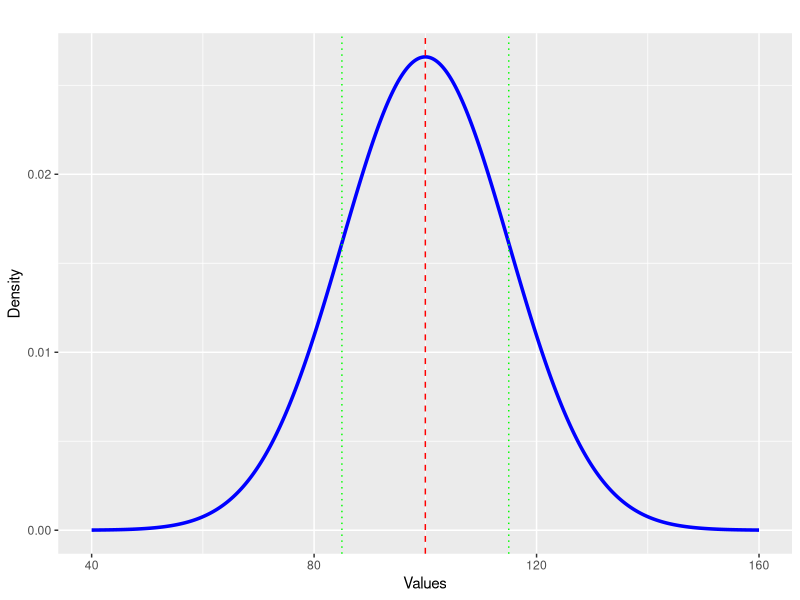
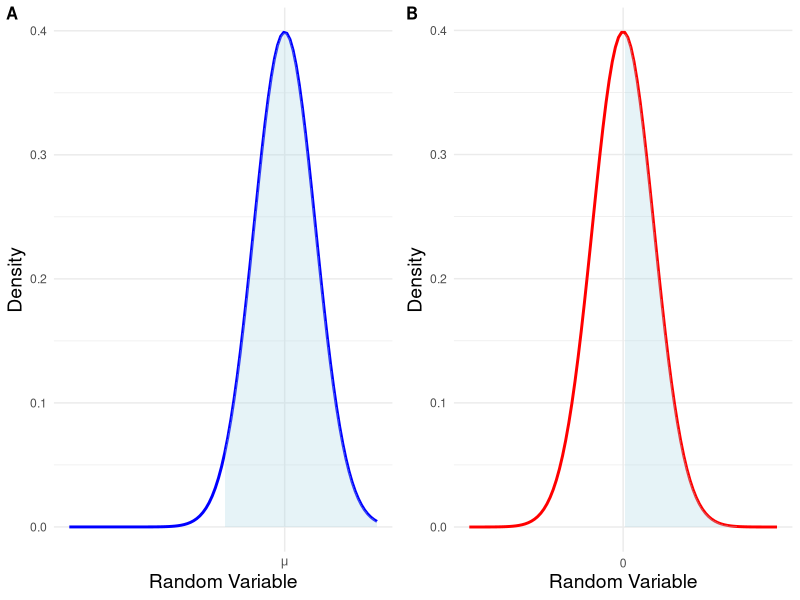

Recreate these plots in R, in order. (Note: this script raises an error after producing the figures.)
## ---- chunk 1
library(ggplot2)
mean <- 100
sd <- 15
x <- seq(mean - 4*sd, mean + 4*sd, by = 0.1)
y <- dnorm(x, mean = mean, sd = sd)
ggplot(data.frame(x, y), aes(x = x, y = y)) +
  geom_line(color = "blue", size = 1.2) +
  geom_vline(xintercept = mean, color = "red", linetype = "dashed") + geom_vline(xintercept = mean + sd, color = "green", linetype = "dotted") +  geom_vline(xintercept = mean - sd, color = "green", linetype = "dotted") +  labs(title = "", x = "Values", y = "Density")
## ---- chunk 2

# Load necessary libraries
library(ggplot2)
library(cowplot)

# Create a data frame for the first plot (normal distribution centered at mu)
mu <- 2
x_vals <- seq(-5, 5, length.out = 100)
dist1 <- dnorm(x_vals, mean = mu, sd = 1)
data1 <- data.frame(x = x_vals, y = dist1)

# Create a data frame for the second plot (normal distribution centered at 0)
dist2 <- dnorm(x_vals, mean = 0, sd = 1)
data2 <- data.frame(x = x_vals, y = dist2)

# First plot: Normal distribution with mean mu
plot1 <- ggplot(data1, aes(x = x, y = y)) +
  geom_line(color = "blue", size = 1) +             # Plot the line
  geom_ribbon(data = subset(data1, x > 0), aes(ymin = 0, ymax = y), fill = "lightblue", alpha = 0.3) + # Fill light blue where x > 0
  labs(x = "Random Variable", y = "Density") +
  scale_x_continuous(breaks = c(mu), labels = c(expression(mu))) + # Label x-axis with mu
  theme_minimal() +
  theme(
    axis.title.x = element_text(size = 14),
    axis.title.y = element_text(size = 14)
  )

# Second plot: Normal distribution with mean 0
plot2 <- ggplot(data2, aes(x = x, y = y)) +
  geom_line(color = "red", size = 1) +              # Plot the line
  geom_ribbon(data = subset(data2, x > 0), aes(ymin = 0, ymax = y), fill = "lightblue", alpha = 0.3) + # Fill light blue where x > 0
  labs(x = "Random Variable", y = "Density") +
  scale_x_continuous(breaks = c(0), labels = c("0")) + # Label x-axis with 0
  theme_minimal() +
  theme(
    axis.title.x = element_text(size = 14),
    axis.title.y = element_text(size = 14)
  )

# Combine the two plots side by side
combined_plot <- plot_grid(plot1, plot2, labels = c("A", "B"), label_size = 12)

# Display the combined plot
print(combined_plot)

## ---- chunk 3
cat("$$t = \\frac{\\bar{X_1} - \\bar{X_2}}{\\sqrt{\\frac{s_1^2}{n_1} + \\frac{s_2^2}{n_2}}}$$")

## ---- chunk 4
cat("$$t = \\frac{\\bar{D}}{\\frac{s_D}{\\sqrt{n}}}$$")
## ---- chunk 5
cat("$$z = \\frac{\\bar{X} - \\mu}{\\frac{\\sigma}{\\sqrt{n}}}$$")
## ---- chunk 6
cat("$$F = \\frac{MST}{MSE}$$")
## ---- chunk 7
cat("$$r = \\frac{\\sum (x_i - \\bar{x})(y_i - \\bar{y})}{\\sqrt{\\sum (x_i - \\bar{x})^2 \\sum (y_i - \\bar{y})^2}}$$")
## ---- chunk 8
knitr::include_graphics("figs/fisher.png")
## ---- chunk 9
library(ggplot2)
library(dplyr)

# Create a data frame for the standard normal distribution
df <- data.frame(x = seq(-4, 4, length.out = 1000))
df$y <- dnorm(df$x)

# Plot 1: P(X < z)
z1 <- 1  # Example Z-score
p1 <- ggplot(df, aes(x = x, y = y)) +
  geom_line() +
  geom_area(data = subset(df, x < z1), aes(x = x, y = y), fill = "blue", alpha = 0.3) +
  geom_vline(xintercept = z1, linetype = "dashed", color = "red") +
  labs(title = "P(X < z)", x = "Z-score", y = "Density") +
  theme_minimal()

# Plot 2: P(X > z)
z2 <- 1  # Example Z-score
p2 <- ggplot(df, aes(x = x, y = y)) +
  geom_line() +
  geom_area(data = subset(df, x > z2), aes(x = x, y = y), fill = "blue", alpha = 0.3) +
  geom_vline(xintercept = z2, linetype = "dashed", color = "red") +
  labs(title = "P(X > z)", x = "Z-score", y = "Density") +
  theme_minimal()

# Plot 3: P(z1 < X < z2)
z1 <- -1  # Example Z-score 1
z2 <- 1    # Example Z-score 2
p3 <- ggplot(df, aes(x = x, y = y)) +
  geom_line() +
  geom_area(data = subset(df, x > z1 & x < z2), aes(x = x, y = y), fill = "blue", alpha = 0.3) +
  geom_vline(xintercept = c(z1, z2), linetype = "dashed", color = "red") +
  labs(title = "P(z1 < X < z2)", x = "Z-score", y = "Density") +
  theme_minimal()

# Arrange the plots in a grid
library(gridExtra)
grid.arrange(p1, p2, p3, ncol = 1)
## ---- chunk 10
# Load necessary libraries
library(ggplot2)

# Given values
mean_lifespan <- 15.7
sd_lifespan <- 1.6
age_allison_cat <- 18

# Define the Z-score
z_score <- (age_allison_cat - mean_lifespan) / sd_lifespan

# Generate a sequence of x-values (ages) covering the normal distribution
x_values <- seq(mean_lifespan - 4 * sd_lifespan, mean_lifespan + 4 * sd_lifespan, length = 1000)

# Calculate the density for each x-value
density <- dnorm(x_values, mean = mean_lifespan, sd = sd_lifespan)

# Create a data frame for ggplot
df <- data.frame(x = x_values, density = density)

# Define the critical Z-score for shading
shade_df <- df[df$x >= age_allison_cat, ]

# Plot the normal distribution with the shaded area for P(X > 18)
ggplot(df, aes(x = x, y = density)) +
  geom_line(color = "blue", size = 1) +  # Plot the normal distribution
  geom_area(data = shade_df, aes(x = x, y = density), fill = "red", alpha = 0.4) +  # Shade the area P(X > 18)
  geom_vline(xintercept = age_allison_cat, linetype = "dashed", color = "black") +  # Add a dashed line at Allison's cat's age
  labs(title = "Probability of a Cat Living to be as Old as Allison's Cat",
       subtitle = paste0("Mean = 15.7, SD = 1.6, Age = ", age_allison_cat),
       x = "Cat's Age",
       y = "Density") +
  theme_minimal()
## ---- chunk 11
# Given values
mean_lifespan <- 15.7
sd_lifespan <- 1.6
age_allison_cat <- 18
# Calculate Z-score
z_score <- (age_allison_cat - mean_lifespan) / sd_lifespan
# Find the probability that a cat lives longer than 18 years
probability <- 1 - pnorm(z_score)
probability
## ---- chunk 12
# Given values
mean_lifespan <- 15.7
sd_lifespan <- 1.6
age_allison_cat <- 18
# Calculate Z-score
z_score <- (age_allison_cat - mean_lifespan) / sd_lifespan
# Find the probability that a cat lives longer than 18 years
probability <- 1 - pnorm(z_score)
probability
